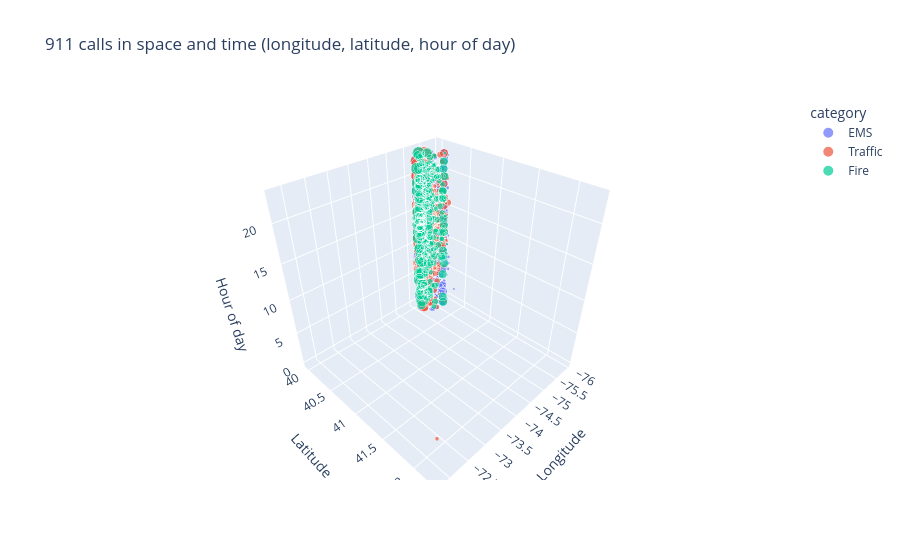

This figure's notebook cell:
### Markdown cell above
# 6. 3D SCATTER PLOT

### Code cell
# WHAT: Make a 3D interactive scatter - longitude, latitude and hour of day.
# WHY: Rotation makes 3D readable - a spinnable cloud can reveal structure a flat map hides,
#      such as which parts of the county call at night.

print("\n6. 3D Scatter Plot: location plus time of day")
print("-" * 70)
fig = px.scatter_3d(df, x='lng', y='lat', z='hour', color='category',
                    size='twp_call_volume', hover_data=['twp', 'reason'],
                    title='911 calls in space and time (longitude, latitude, hour of day)',
                    labels={'lng': 'Longitude', 'lat': 'Latitude', 'hour': 'Hour of day'})
fig.write_html('15_3d_scatter.html')
fig.show()   # render it here in the notebook, not only in the saved file
print("✓ 3D scatter plot saved - drag to rotate, and look at the 02:00-05:00 layer")

### Figure 1 — Plotly figure (JSON) as saved in the notebook; plotly's stock layout.template omitted (floating-point values rounded to 4 significant figures; data arrays with more than 128 entries replaced by an {"elided": "..."} marker saying what was removed)
{"data": [{"customdata": {"elided": "989x2 str values"}, "hovertemplate": "category=EMS<br>Longitude=%{x}<br>Latitude=%{y}<br>Hour of day=%{z}<br>twp_call_volume=%{marker.size}<br>twp=%{customdata[0]}<br>reason=%{customdata[1]}<extra></extra>", "legendgroup": "EMS", "marker": {"color": "#636efa", "size": {"elided": "989 float values"}, "sizemode": "area", "sizeref": 138.7, "symbol": "circle"}, "mode": "markers", "name": "EMS", "scene": "scene", "showlegend": true, "type": "scatter3d", "x": {"elided": "989 float values"}, "y": {"elided": "989 float values"}, "z": {"elided": "989 int values"}}, {"customdata": {"elided": "708x2 str values"}, "hovertemplate": "category=Traffic<br>Longitude=%{x}<br>Latitude=%{y}<br>Hour of day=%{z}<br>twp_call_volume=%{marker.size}<br>twp=%{customdata[0]}<br>reason=%{customdata[1]}<extra></extra>", "legendgroup": "Traffic", "marker": {"color": "#EF553B", "size": {"elided": "708 float values"}, "sizemode": "area", "sizeref": 138.7, "symbol": "circle"}, "mode": "markers", "name": "Traffic", "scene": "scene", "showlegend": true, "type": "scatter3d", "x": {"elided": "708 float values"}, "y": {"elided": "708 float values"}, "z": {"elided": "708 int values"}}, {"customdata": {"elided": "303x2 str values"}, "hovertemplate": "category=Fire<br>Longitude=%{x}<br>Latitude=%{y}<br>Hour of day=%{z}<br>twp_call_volume=%{marker.size}<br>twp=%{customdata[0]}<br>reason=%{customdata[1]}<extra></extra>", "legendgroup": "Fire", "marker": {"color": "#00cc96", "size": {"elided": "303 float values"}, "sizemode": "area", "sizeref": 138.7, "symbol": "circle"}, "mode": "markers", "name": "Fire", "scene": "scene", "showlegend": true, "type": "scatter3d", "x": {"elided": "303 float values"}, "y": {"elided": "303 float values"}, "z": {"elided": "303 int values"}}], "layout": {"legend": {"itemsizing": "constant", "title": {"text": "category"}, "tracegroupgap": 0}, "scene": {"domain": {"x": [0.0, 1.0], "y": [0.0, 1.0]}, "xaxis": {"title": {"text": "Longitude"}}, "yaxis": {"title": {"text": "Latitude"}}, "zaxis": {"title": {"text": "Hour of day"}}}, "title": {"text": "911 calls in space and time (longitude, latitude, hour of day)"}}}
